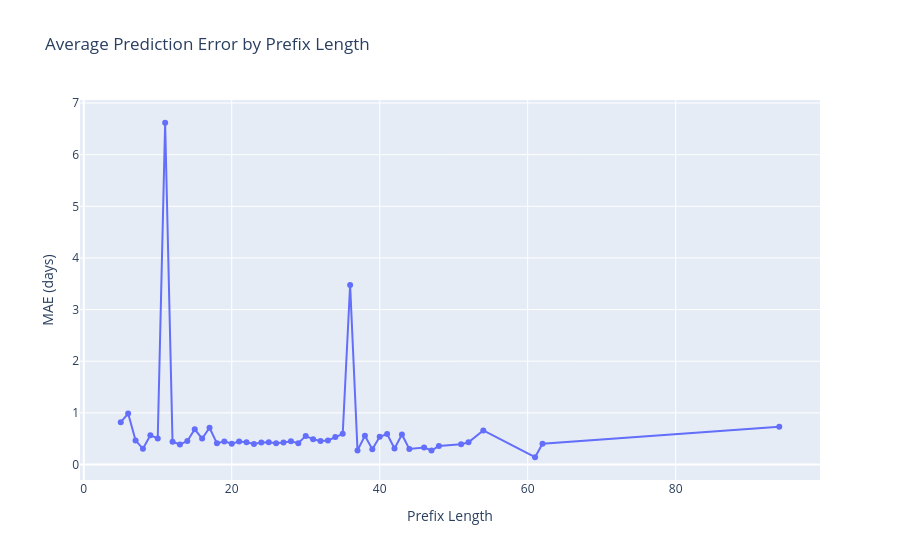

Notebook code for this chart:
### Code cell
results_df = pd.DataFrame({
    'prefix_length': prefix_log_test['meta::prefix_length'].values,
    'actual': y_test.values,
    'predicted': y_pred
})

mae_by_prefix = results_df.groupby('prefix_length').apply(
    lambda g: mean_absolute_error(g['actual'], g['predicted'])
).reset_index()
mae_by_prefix.columns = ['Prefix Length', 'MAE (days)']

fig = px.line(
    mae_by_prefix,
    x='Prefix Length',
    y='MAE (days)',
    title='Average Prediction Error by Prefix Length',
    markers=True
)
fig.show()

### Figure 1 — Plotly figure (JSON) as saved in the notebook; plotly's stock layout.template omitted (floating-point values rounded to 4 significant figures)
{"data": [{"hovertemplate": "Prefix Length=%{x}<br>MAE (days)=%{y}<extra></extra>", "legendgroup": "", "line": {"color": "#636efa", "dash": "solid"}, "marker": {"symbol": "circle"}, "mode": "lines+markers", "name": "", "orientation": "v", "showlegend": false, "type": "scatter", "x": [5, 6, 7, 8, 9, 10, 11, 12, 13, 14, 15, 16, 17, 18, 19, 20, 21, 22, 23, 24, 25, 26, 27, 28, 29, 30, 31, 32, 33, 34, 35, 36, 37, 38, 39, 40, 41, 42, 43, 44, 46, 47, 48, 51, 52, 54, 61, 62, 94], "xaxis": "x", "y": [0.82, 0.9867, 0.4667, 0.3036, 0.5642, 0.5054, 6.618, 0.4412, 0.3879, 0.4533, 0.6811, 0.5024, 0.7114, 0.4088, 0.4472, 0.4038, 0.4436, 0.4297, 0.3988, 0.4236, 0.4322, 0.4118, 0.4249, 0.4505, 0.4121, 0.5537, 0.4869, 0.455, 0.4663, 0.5325, 0.5943, 3.475, 0.2725, 0.555, 0.2967, 0.5375, 0.59, 0.31, 0.58, 0.3, 0.33, 0.27, 0.36, 0.39, 0.43, 0.66, 0.14, 0.4, 0.73], "yaxis": "y"}], "layout": {"legend": {"tracegroupgap": 0}, "title": {"text": "Average Prediction Error by Prefix Length"}, "xaxis": {"anchor": "y", "domain": [0, 1], "title": {"text": "Prefix Length"}}, "yaxis": {"anchor": "x", "domain": [0, 1], "title": {"text": "MAE (days)"}}}}
